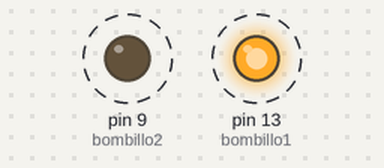
Bench run of a sketch on a simulated Arduino Uno, built with avr-gcc and run on an emulated ATmega328P. Parts: output pins drawn as LEDs (lit = HIGH). Dashed ring = blinking.

Above: at 0.5 s.
Timing chart, 0 to 3.5 s (numbered marks = the images above):
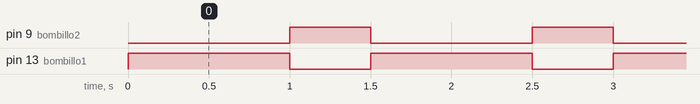

Measured:
- by itself, pin 9 (bombillo2): alternates HIGH for 0.50 s and LOW for 1.0 s
- by itself, pin 13 (bombillo1): alternates HIGH for 1.0 s and LOW for 0.50 s

The sketch:

sketch_mar15a.ino
```cpp
int bombillo1=13;
int bombillo2=9;
int espera=500;
void setup() {
  // put your setup code here, to run once:
  pinMode(bombillo1, OUTPUT);
  pinMode(bombillo2, OUTPUT);
}

void loop() {
  // put your main code here, to run repeatedly:
  digitalWrite(bombillo1,HIGH);
   digitalWrite(bombillo2,LOW);
  delay(espera*2);
  digitalWrite(bombillo2,HIGH);
  digitalWrite(bombillo1,LOW);
  delay(espera);
}
```
